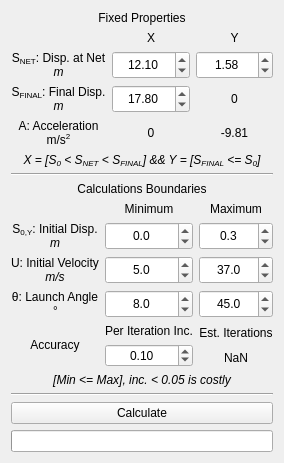
     <widget class="QWidget" name="kinematics_tab">
      <attribute name="title">
       <string>Kinematics</string>
      </attribute>
      <layout class="QGridLayout" name="gridLayout">
       <item row="0" column="0">
        <layout class="QVBoxLayout" name="tab_vlayout">
         <item>
          <layout class="QGridLayout" name="fixed_grid">
           <item row="2" column="0">
            <widget class="QLabel" name="disp_over_net_label">
             <property name="sizePolicy">
              <sizepolicy hsizetype="Preferred" vsizetype="Preferred">
               <horstretch>0</horstretch>
               <verstretch>0</verstretch>
              </sizepolicy>
             </property>
             <property name="text">
              <string>&lt;html&gt;&lt;head/&gt;&lt;body&gt;&lt;p align=&quot;center&quot;&gt;S&lt;span style=&quot; vertical-align:sub;&quot;&gt;NET&lt;/span&gt;: Disp. at Net&lt;br/&gt;&lt;span style=&quot; font-style:italic;&quot;&gt;m&lt;/span&gt;&lt;/p&gt;&lt;/body&gt;&lt;/html&gt;</string>
             </property>
             <property name="alignment">
              <set>Qt::AlignLeading|Qt::AlignLeft|Qt::AlignVCenter</set>
             </property>
            </widget>
           </item>
           <item row="3" column="1">
            <widget class="QDoubleSpinBox" name="x_final_disp_dspin">
             <property name="sizePolicy">
              <sizepolicy hsizetype="Minimum" vsizetype="Preferred">
               <horstretch>0</horstretch>
               <verstretch>0</verstretch>
              </sizepolicy>
             </property>
             <property name="wrapping">
              <bool>true</bool>
             </property>
             <property name="alignment">
              <set>Qt::AlignCenter</set>
             </property>
             <property name="keyboardTracking">
              <bool>true</bool>
             </property>
             <property name="decimals">
              <number>2</number>
             </property>
             <property name="maximum">
              <double>25.000000000000000</double>
             </property>
             <property name="singleStep">
              <double>0.100000000000000</double>
             </property>
             <property name="value">
              <double>17.800000000000001</double>
             </property>
            </widget>
           </item>
           <item row="3" column="2">
            <widget class="QLabel" name="y_final_disp_label">
             <property name="text">
              <string>&lt;html&gt;&lt;head/&gt;&lt;body&gt;&lt;p align=&quot;center&quot;&gt;0&lt;/p&gt;&lt;/body&gt;&lt;/html&gt;</string>
             </property>
             <property name="alignment">
              <set>Qt::AlignLeading|Qt::AlignLeft|Qt::AlignVCenter</set>
             </property>
            </widget>
           </item>
           <item row="1" column="1">
            <widget class="QLabel" name="x_label">
             <property name="sizePolicy">
              <sizepolicy hsizetype="Preferred" vsizetype="Preferred">
               <horstretch>0</horstretch>
               <verstretch>0</verstretch>
              </sizepolicy>
             </property>
             <property name="autoFillBackground">
              <bool>false</bool>
             </property>
             <property name="text">
              <string>&lt;html&gt;&lt;head/&gt;&lt;body&gt;&lt;p align=&quot;center&quot;&gt;X&lt;/p&gt;&lt;/body&gt;&lt;/html&gt;</string>
             </property>
             <property name="scaledContents">
              <bool>false</bool>
             </property>
             <property name="alignment">
              <set>Qt::AlignLeading|Qt::AlignLeft|Qt::AlignVCenter</set>
             </property>
            </widget>
           </item>
           <item row="4" column="2">
            <widget class="QLabel" name="y_accel_label">
             <property name="text">
              <string>&lt;html&gt;&lt;head/&gt;&lt;body&gt;&lt;p align=&quot;center&quot;&gt;-9.81&lt;/p&gt;&lt;/body&gt;&lt;/html&gt;</string>
             </property>
             <property name="alignment">
              <set>Qt::AlignLeading|Qt::AlignLeft|Qt::AlignVCenter</set>
             </property>
            </widget>
           </item>
           <item row="3" column="0">
            <widget class="QLabel" name="final_disp_label">
             <property name="sizePolicy">
              <sizepolicy hsizetype="Preferred" vsizetype="Preferred">
               <horstretch>0</horstretch>
               <verstretch>0</verstretch>
              </sizepolicy>
             </property>
             <property name="text">
              <string>&lt;html&gt;&lt;head/&gt;&lt;body&gt;&lt;p align=&quot;center&quot;&gt;S&lt;span style=&quot; vertical-align:sub;&quot;&gt;FINAL&lt;/span&gt;: Final Disp.&lt;br/&gt;&lt;span style=&quot; font-style:italic;&quot;&gt;m&lt;/span&gt;&lt;/p&gt;&lt;/body&gt;&lt;/html&gt;</string>
             </property>
             <property name="alignment">
              <set>Qt::AlignCenter</set>
             </property>
            </widget>
           </item>
           <item row="1" column="2">
            <widget class="QLabel" name="y_label">
             <property name="text">
              <string>&lt;html&gt;&lt;head/&gt;&lt;body&gt;&lt;p align=&quot;center&quot;&gt;Y&lt;/p&gt;&lt;/body&gt;&lt;/html&gt;</string>
             </property>
             <property name="alignment">
              <set>Qt::AlignLeading|Qt::AlignLeft|Qt::AlignVCenter</set>
             </property>
            </widget>
           </item>
           <item row="4" column="1">
            <widget class="QLabel" name="x_accel_label">
             <property name="text">
              <string>&lt;html&gt;&lt;head/&gt;&lt;body&gt;&lt;p align=&quot;center&quot;&gt;0&lt;/p&gt;&lt;/body&gt;&lt;/html&gt;</string>
             </property>
             <property name="alignment">
              <set>Qt::AlignLeading|Qt::AlignLeft|Qt::AlignVCenter</set>
             </property>
            </widget>
           </item>
           <item row="4" column="0">
            <widget class="QLabel" name="accel_label">
             <property name="sizePolicy">
              <sizepolicy hsizetype="Preferred" vsizetype="Preferred">
               <horstretch>0</horstretch>
               <verstretch>0</verstretch>
              </sizepolicy>
             </property>
             <property name="text">
              <string>&lt;html&gt;&lt;head/&gt;&lt;body&gt;&lt;p align=&quot;center&quot;&gt;A: Acceleration&lt;br/&gt;m/s&lt;span style=&quot; vertical-align:super;&quot;&gt;2&lt;/span&gt;&lt;/p&gt;&lt;/body&gt;&lt;/html&gt;</string>
             </property>
             <property name="alignment">
              <set>Qt::AlignLeading|Qt::AlignLeft|Qt::AlignVCenter</set>
             </property>
            </widget>
           </item>
           <item row="2" column="2">
            <widget class="QDoubleSpinBox" name="y_disp_over_net_dspin">
             <property name="sizePolicy">
              <sizepolicy hsizetype="Minimum" vsizetype="Preferred">
               <horstretch>0</horstretch>
               <verstretch>0</verstretch>
              </sizepolicy>
             </property>
             <property name="wrapping">
              <bool>true</bool>
             </property>
             <property name="alignment">
              <set>Qt::AlignCenter</set>
             </property>
             <property name="keyboardTracking">
              <bool>true</bool>
             </property>
             <property name="decimals">
              <number>2</number>
             </property>
             <property name="minimum">
              <double>1.000000000000000</double>
             </property>
             <property name="maximum">
              <double>3.000000000000000</double>
             </property>
             <property name="singleStep">
              <double>0.100000000000000</double>
             </property>
             <property name="value">
              <double>1.580000000000000</double>
             </property>
            </widget>
           </item>
           <item row="2" column="1">
            <widget class="QDoubleSpinBox" name="x_disp_over_net_dspin">
             <property name="sizePolicy">
              <sizepolicy hsizetype="Minimum" vsizetype="Preferred">
               <horstretch>0</horstretch>
               <verstretch>0</verstretch>
              </sizepolicy>
             </property>
             <property name="wrapping">
              <bool>true</bool>
             </property>
             <property name="alignment">
              <set>Qt::AlignCenter</set>
             </property>
             <property name="keyboardTracking">
              <bool>true</bool>
             </property>
             <property name="suffix">
              <string/>
             </property>
             <property name="decimals">
              <number>2</number>
             </property>
             <property name="maximum">
              <double>20.000000000000000</double>
             </property>
             <property name="singleStep">
              <double>0.100000000000000</double>
             </property>
             <property name="value">
              <double>12.100000000000000</double>
             </property>
            </widget>
           </item>
           <item row="5" column="0" colspan="3">
            <widget class="QLabel" name="fixed_prop_note_label">
             <property name="text">
              <string>&lt;html&gt;&lt;head/&gt;&lt;body&gt;&lt;p align=&quot;center&quot;&gt;&lt;span style=&quot; font-style:italic;&quot;&gt;X = [S&lt;/span&gt;&lt;span style=&quot; font-style:italic; vertical-align:sub;&quot;&gt;0&lt;/span&gt;&lt;span style=&quot; font-style:italic;&quot;&gt; &amp;lt; S&lt;/span&gt;&lt;span style=&quot; font-style:italic; vertical-align:sub;&quot;&gt;NET&lt;/span&gt;&lt;span style=&quot; font-style:italic;&quot;&gt; &amp;lt; S&lt;/span&gt;&lt;span style=&quot; font-style:italic; vertical-align:sub;&quot;&gt;FINAL&lt;/span&gt;&lt;span style=&quot; font-style:italic;&quot;&gt;] &amp;amp;&amp;amp; Y = [S&lt;/span&gt;&lt;span style=&quot; font-style:italic; vertical-align:sub;&quot;&gt;FINAL&lt;/span&gt;&lt;span style=&quot; font-style:italic;&quot;&gt; &amp;lt;= S&lt;/span&gt;&lt;span style=&quot; font-style:italic; vertical-align:sub;&quot;&gt;0&lt;/span&gt;&lt;span style=&quot; font-style:italic;&quot;&gt;]&lt;/span&gt;&lt;/p&gt;&lt;/body&gt;&lt;/html&gt;</string>
             </property>
             <property name="alignment">
              <set>Qt::AlignLeading|Qt::AlignLeft|Qt::AlignVCenter</set>
             </property>
            </widget>
           </item>
           <item row="0" column="0" colspan="3">
            <widget class="QLabel" name="fixed_label">
             <property name="sizePolicy">
              <sizepolicy hsizetype="Preferred" vsizetype="Preferred">
               <horstretch>0</horstretch>
               <verstretch>0</verstretch>
              </sizepolicy>
             </property>
             <property name="autoFillBackground">
              <bool>false</bool>
             </property>
             <property name="text">
              <string>&lt;html&gt;&lt;head/&gt;&lt;body&gt;&lt;p align=&quot;center&quot;&gt;Fixed Properties&lt;/p&gt;&lt;/body&gt;&lt;/html&gt;</string>
             </property>
             <property name="alignment">
              <set>Qt::AlignLeading|Qt::AlignLeft|Qt::AlignVCenter</set>
             </property>
            </widget>
           </item>
          </layout>
         </item>
         <item>
          <widget class="Line" name="fixed_seperator">
           <property name="orientation">
            <enum>Qt::Horizontal</enum>
           </property>
          </widget>
         </item>
         <item>
          <layout class="QGridLayout" name="calculation_grid">
           <item row="3" column="1">
            <widget class="QDoubleSpinBox" name="min_velocity_dspin">
             <property name="sizePolicy">
              <sizepolicy hsizetype="Preferred" vsizetype="Preferred">
               <horstretch>0</horstretch>
               <verstretch>0</verstretch>
              </sizepolicy>
             </property>
             <property name="wrapping">
              <bool>true</bool>
             </property>
             <property name="alignment">
              <set>Qt::AlignCenter</set>
             </property>
             <property name="keyboardTracking">
              <bool>true</bool>
             </property>
             <property name="decimals">
              <number>1</number>
             </property>
             <property name="minimum">
              <double>5.000000000000000</double>
             </property>
             <property name="maximum">
              <double>60.000000000000000</double>
             </property>
             <property name="singleStep">
              <double>0.100000000000000</double>
             </property>
            </widget>
           </item>
           <item row="4" column="0">
            <widget class="QLabel" name="launch_angle_label">
             <property name="text">
              <string>&lt;html&gt;&lt;head/&gt;&lt;body&gt;&lt;p align=&quot;center&quot;&gt;θ: Launch Angle&lt;br/&gt;&lt;span style=&quot; font-style:italic;&quot;&gt;°&lt;/span&gt;&lt;/p&gt;&lt;/body&gt;&lt;/html&gt;</string>
             </property>
            </widget>
           </item>
           <item row="3" column="2">
            <widget class="QDoubleSpinBox" name="max_velocity_dspin">
             <property name="sizePolicy">
              <sizepolicy hsizetype="Preferred" vsizetype="Preferred">
               <horstretch>0</horstretch>
               <verstretch>0</verstretch>
              </sizepolicy>
             </property>
             <property name="wrapping">
              <bool>true</bool>
             </property>
             <property name="alignment">
              <set>Qt::AlignCenter</set>
             </property>
             <property name="keyboardTracking">
              <bool>true</bool>
             </property>
             <property name="decimals">
              <number>1</number>
             </property>
             <property name="minimum">
              <double>5.000000000000000</double>
             </property>
             <property name="maximum">
              <double>60.000000000000000</double>
             </property>
             <property name="singleStep">
              <double>0.100000000000000</double>
             </property>
             <property name="value">
              <double>37.000000000000000</double>
             </property>
            </widget>
           </item>
           <item row="4" column="1">
            <widget class="QDoubleSpinBox" name="min_angle_dspin">
             <property name="sizePolicy">
              <sizepolicy hsizetype="Preferred" vsizetype="Preferred">
               <horstretch>0</horstretch>
               <verstretch>0</verstretch>
              </sizepolicy>
             </property>
             <property name="wrapping">
              <bool>true</bool>
             </property>
             <property name="alignment">
              <set>Qt::AlignCenter</set>
             </property>
             <property name="keyboardTracking">
              <bool>true</bool>
             </property>
             <property name="decimals">
              <number>1</number>
             </property>
             <property name="minimum">
              <double>8.000000000000000</double>
             </property>
             <property name="maximum">
              <double>45.000000000000000</double>
             </property>
             <property name="singleStep">
              <double>0.100000000000000</double>
             </property>
            </widget>
           </item>
           <item row="5" column="0">
            <widget class="QLabel" name="acc_params_label">
             <property name="text">
              <string>&lt;html&gt;&lt;head/&gt;&lt;body&gt;&lt;p align=&quot;center&quot;&gt;Accuracy&lt;/p&gt;&lt;/body&gt;&lt;/html&gt;</string>
             </property>
            </widget>
           </item>
           <item row="4" column="2">
            <widget class="QDoubleSpinBox" name="max_angle_dspin">
             <property name="sizePolicy">
              <sizepolicy hsizetype="Preferred" vsizetype="Preferred">
               <horstretch>0</horstretch>
               <verstretch>0</verstretch>
              </sizepolicy>
             </property>
             <property name="wrapping">
              <bool>true</bool>
             </property>
             <property name="alignment">
              <set>Qt::AlignCenter</set>
             </property>
             <property name="keyboardTracking">
              <bool>true</bool>
             </property>
             <property name="decimals">
              <number>1</number>
             </property>
             <property name="minimum">
              <double>8.000000000000000</double>
             </property>
             <property name="maximum">
              <double>45.000000000000000</double>
             </property>
             <property name="singleStep">
              <double>0.100000000000000</double>
             </property>
             <property name="value">
              <double>45.000000000000000</double>
             </property>
            </widget>
           </item>
           <item row="0" column="0" colspan="3">
            <widget class="QLabel" name="calculation_label">
             <property name="text">
              <string>&lt;html&gt;&lt;head/&gt;&lt;body&gt;&lt;p align=&quot;center&quot;&gt;Calculations Boundaries&lt;/p&gt;&lt;/body&gt;&lt;/html&gt;</string>
             </property>
            </widget>
           </item>
           <item row="3" column="0">
            <widget class="QLabel" name="initial_vel_label">
             <property name="text">
              <string>&lt;html&gt;&lt;head/&gt;&lt;body&gt;&lt;p align=&quot;center&quot;&gt;U: Initial Velocity&lt;br/&gt;&lt;span style=&quot; font-style:italic;&quot;&gt;m/s&lt;/span&gt;&lt;/p&gt;&lt;/body&gt;&lt;/html&gt;</string>
             </property>
            </widget>
           </item>
           <item row="1" column="1">
            <widget class="QLabel" name="min_label">
             <property name="text">
              <string>&lt;html&gt;&lt;head/&gt;&lt;body&gt;&lt;p align=&quot;center&quot;&gt;Minimum&lt;/p&gt;&lt;/body&gt;&lt;/html&gt;</string>
             </property>
            </widget>
           </item>
           <item row="1" column="2">
            <widget class="QLabel" name="max_label">
             <property name="text">
              <string>&lt;html&gt;&lt;head/&gt;&lt;body&gt;&lt;p align=&quot;center&quot;&gt;Maximum&lt;/p&gt;&lt;/body&gt;&lt;/html&gt;</string>
             </property>
            </widget>
           </item>
           <item row="6" column="0" colspan="3">
            <widget class="QLabel" name="properties_note_label">
             <property name="text">
              <string>&lt;html&gt;&lt;head/&gt;&lt;body&gt;&lt;p align=&quot;center&quot;&gt;&lt;span style=&quot; font-style:italic;&quot;&gt;[Min &amp;lt;= Max], inc. &amp;lt; 0.05 is costly&lt;/span&gt;&lt;/p&gt;&lt;/body&gt;&lt;/html&gt;</string>
             </property>
            </widget>
           </item>
           <item row="2" column="0">
            <widget class="QLabel" name="init_disp_label">
             <property name="sizePolicy">
              <sizepolicy hsizetype="Preferred" vsizetype="Preferred">
               <horstretch>0</horstretch>
               <verstretch>0</verstretch>
              </sizepolicy>
             </property>
             <property name="acceptDrops">
              <bool>false</bool>
             </property>
             <property name="text">
              <string>&lt;html&gt;&lt;head/&gt;&lt;body&gt;&lt;p align=&quot;center&quot;&gt;S&lt;span style=&quot; vertical-align:sub;&quot;&gt;0,Y&lt;/span&gt;: Initial Disp.&lt;br/&gt;&lt;span style=&quot; font-style:italic;&quot;&gt;m&lt;/span&gt;&lt;/p&gt;&lt;/body&gt;&lt;/html&gt;</string>
             </property>
             <property name="alignment">
              <set>Qt::AlignLeading|Qt::AlignLeft|Qt::AlignVCenter</set>
             </property>
            </widget>
           </item>
           <item row="2" column="2">
            <widget class="QDoubleSpinBox" name="max_y_s0_dspin">
             <property name="sizePolicy">
              <sizepolicy hsizetype="Preferred" vsizetype="Preferred">
               <horstretch>0</horstretch>
               <verstretch>0</verstretch>
              </sizepolicy>
             </property>
             <property name="autoFillBackground">
              <bool>false</bool>
             </property>
             <property name="wrapping">
              <bool>true</bool>
             </property>
             <property name="alignment">
              <set>Qt::AlignCenter</set>
             </property>
             <property name="keyboardTracking">
              <bool>true</bool>
             </property>
             <property name="showGroupSeparator" stdset="0">
              <bool>false</bool>
             </property>
             <property name="decimals">
              <number>1</number>
             </property>
             <property name="maximum">
              <double>1.500000000000000</double>
             </property>
             <property name="singleStep">
              <double>0.100000000000000</double>
             </property>
             <property name="value">
              <double>0.300000000000000</double>
             </property>
            </widget>
           </item>
           <item row="2" column="1">
            <widget class="QDoubleSpinBox" name="min_y_s0_dspin">
             <property name="sizePolicy">
              <sizepolicy hsizetype="Preferred" vsizetype="Preferred">
               <horstretch>0</horstretch>
               <verstretch>0</verstretch>
              </sizepolicy>
             </property>
             <property name="wrapping">
              <bool>true</bool>
             </property>
             <property name="alignment">
              <set>Qt::AlignCenter</set>
             </property>
             <property name="decimals">
              <number>1</number>
             </property>
             <property name="maximum">
              <double>1.500000000000000</double>
             </property>
             <property name="singleStep">
              <double>0.100000000000000</double>
             </property>
            </widget>
           </item>
           <item row="5" column="1">
            <layout class="QGridLayout" name="iteration_grid">
             <item row="0" column="0">
              <widget class="QLabel" name="increment_label">
               <property name="text">
                <string>&lt;html&gt;&lt;head/&gt;&lt;body&gt;&lt;p align=&quot;center&quot;&gt;Per Iteration Inc.&lt;/p&gt;&lt;/body&gt;&lt;/html&gt;</string>
               </property>
              </widget>
             </item>
             <item row="1" column="0">
              <widget class="QDoubleSpinBox" name="increment_dspin">
               <property name="sizePolicy">
                <sizepolicy hsizetype="Preferred" vsizetype="Preferred">
                 <horstretch>0</horstretch>
                 <verstretch>0</verstretch>
                </sizepolicy>
               </property>
               <property name="wrapping">
                <bool>true</bool>
               </property>
               <property name="alignment">
                <set>Qt::AlignCenter</set>
               </property>
               <property name="keyboardTracking">
                <bool>true</bool>
               </property>
               <property name="minimum">
                <double>0.010000000000000</double>
               </property>
               <property name="maximum">
                <double>1.000000000000000</double>
               </property>
               <property name="singleStep">
                <double>0.010000000000000</double>
               </property>
               <property name="value">
                <double>0.100000000000000</double>
               </property>
              </widget>
             </item>
            </layout>
           </item>
           <item row="5" column="2">
            <layout class="QGridLayout" name="iterations_grid">
             <item row="0" column="0">
              <widget class="QLabel" name="iter_req_label">
               <property name="text">
                <string>&lt;html&gt;&lt;head/&gt;&lt;body&gt;&lt;p align=&quot;center&quot;&gt;Est. Iterations&lt;/p&gt;&lt;/body&gt;&lt;/html&gt;</string>
               </property>
              </widget>
             </item>
             <item row="1" column="0">
              <widget class="QLabel" name="iter_req_value_label">
               <property name="text">
                <string>NaN</string>
               </property>
               <property name="alignment">
                <set>Qt::AlignCenter</set>
               </property>
              </widget>
             </item>
            </layout>
           </item>
          </layout>
         </item>
         <item>
          <widget class="Line" name="calculation_seperator">
           <property name="orientation">
            <enum>Qt::Horizontal</enum>
           </property>
          </widget>
         </item>
         <item>
          <widget class="QPushButton" name="calculate_button">
           <property name="text">
            <string>Calculate</string>
           </property>
          </widget>
         </item>
         <item>
          <widget class="QProgressBar" name="calculation_pbar">
           <property name="enabled">
            <bool>true</bool>
           </property>
           <property name="maximum">
            <number>1000</number>
           </property>
           <property name="value">
            <number>0</number>
           </property>
           <property name="alignment">
            <set>Qt::AlignCenter</set>
           </property>
           <property name="textVisible">
            <bool>false</bool>
           </property>
           <property name="orientation">
            <enum>Qt::Horizontal</enum>
           </property>
           <property name="invertedAppearance">
            <bool>false</bool>
           </property>
          </widget>
         </item>
        </layout>
       </item>
      </layout>
     </widget>
